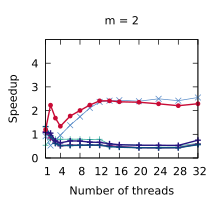

Generate this figure with gnuplot:
set title "m = 2"
set terminal pdf size 2.2,2.0
set output "./results/Compactions_n___4,194,304,_m___2.pdf"
set key off
set xrange [1:32]
set xtics (1, 4, 8, 12, 16, 20, 24, 28, 32)
set xlabel "Number of threads"
set yrange [0:5]
set ytics (0, 1, 2, 3, 4)
set ylabel "Speedup"
plot './results/Compactions_n___4,194,304,_m___2.dat' using 1:2 title "Outer parallelism" pointsize 0.7 lw 1 pt 1 linecolor rgb "#24A793" with linespoints, \
  './results/Compactions_n___4,194,304,_m___2.dat' using 1:3 title "Inner parallelism" pointsize 0.7 lw 1 pt 2 linecolor rgb "#5287C6" with linespoints, \
  './results/Compactions_n___4,194,304,_m___2.dat' using 1:4 title "Multi-atomics 64 1 4" pointsize 0.7 lw 2 pt 1 linecolor rgb "#801478" with linespoints, \
  './results/Compactions_n___4,194,304,_m___2.dat' using 1:5 title "Multi-atomics 2 64 1 4" pointsize 0.7 lw 2 pt 1 linecolor rgb "#0A5080" with linespoints, \
  './results/Compactions_n___4,194,304,_m___2.dat' using 1:6 title "Multi-atomics 3 64 1 4" pointsize 0.7 lw 2 pt 1 linecolor rgb "#281480" with linespoints, \
  './results/Compactions_n___4,194,304,_m___2.dat' using 1:7 title "WorkAssisting 4" pointsize 0.4 lw 2 pt 7 linecolor rgb "#C80A35" with linespoints
